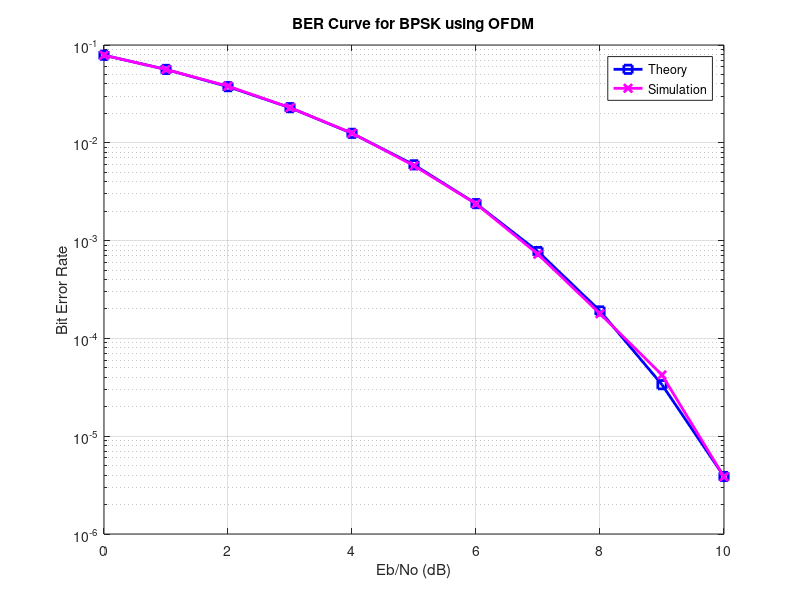

This chart was generated by the following MATLAB code:
%% EXPERIMENT 10 - SIMULATION OF THE OFDM TRANSMITTER AND RECEIVER (Simplified)

clc;
clear;

% Define system parameters
nFFT = 64; % FFT size
nDSC = 52; % Data subcarriers
nBitPerSym = nDSC; % BPSK uses one bit per subcarrier
nSym = 1e4; % Number of symbols
EbN0dB = 0:10; % SNR range
EsN0dB = EbN0dB + 10*log10(nDSC/nFFT) + 10*log10(64/80); % Convert Eb/N0 to Es/N0

simBer = zeros(size(EbN0dB)); % Store BER results

for ii = 1:length(EbN0dB)
    % Transmitter
    ipBit = randi([0 1], 1, nBitPerSym * nSym); % Generate random bits
    ipMod = 2 * ipBit - 1; % BPSK modulation
    ipMod = reshape(ipMod, nBitPerSym, nSym).';
    
    % OFDM modulation (insert into subcarriers)
    xF = [zeros(nSym, 6), ipMod(:, 1:nBitPerSym/2), zeros(nSym, 1), ipMod(:, nBitPerSym/2+1:nBitPerSym), zeros(nSym, 5)];
    xt = ifft(fftshift(xF, 2), nFFT, 2) * (nFFT / sqrt(nDSC)); % IFFT operation
    xt = [xt(:, 49:64), xt]; % Append cyclic prefix
    xt = reshape(xt.', 1, []); % Serialize data
    
    % Add noise
    noise = (randn(size(xt)) + 1j * randn(size(xt))) / sqrt(2); % AWGN noise
    yt = sqrt(80/64) * xt + 10^(-EsN0dB(ii)/20) * noise;
    
    % Receiver
    yt = reshape(yt, 80, []).';
    yt = yt(:, 17:end); % Remove cyclic prefix
    yF = fftshift(fft(yt, nFFT, 2), 2) * sqrt(nDSC) / nFFT; % FFT operation
    yMod = yF(:, [6+(1:nBitPerSym/2), 7+(nBitPerSym/2+1:nBitPerSym)]);
    
    % BPSK demodulation
    ipBitHat = (real(yMod) > 0); % Convert to bits
    ipBitHat = reshape(ipBitHat.', 1, []);
    
    % Count errors
    simBer(ii) = sum(ipBitHat ~= ipBit) / length(ipBit);
end

% Theoretical BER
theoryBer = (1/2) * erfc(sqrt(10.^(EbN0dB/10)));

% Plot results
figure;
semilogy(EbN0dB, theoryBer, 'bs-', 'LineWidth', 2);
hold on;
semilogy(EbN0dB, simBer, 'mx-', 'LineWidth', 2);
grid on;
legend('Theory', 'Simulation');
xlabel('Eb/No (dB)');
ylabel('Bit Error Rate');
title('BER Curve for BPSK using OFDM');
